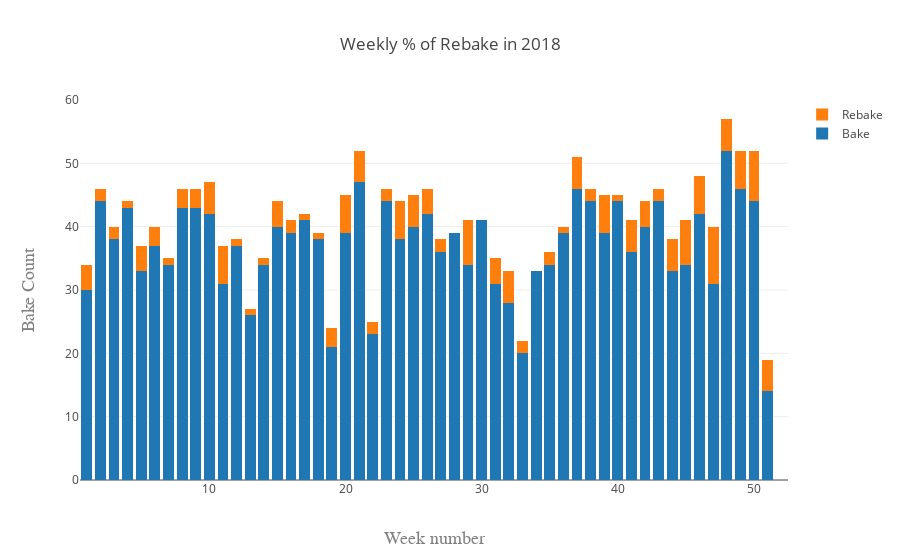

The notebook cell saved with this chart:
### Code cell
# Plot the number of rebake & normal charges per week
weeklySuccessBakeCountTrace = ply.graph_objs.Bar(x=weeklyRebakeDf['weekNumber'],
                                                 y=weeklyRebakeDf['totalBakeCount'] - weeklyRebakeDf['rebakeCount'],
                                                 name='Bake',
                                                 marker=dict(color=myColorScale['muted blue']),
                                                 )

weeklyRebakeCountTrace = ply.graph_objs.Bar(x=weeklyRebakeDf['weekNumber'],
                                            y=weeklyRebakeDf['rebakeCount'],
                                            name='Rebake',
                                            marker=dict(color=myColorScale['safety orange']),
                                            )


dataToPlot = [weeklySuccessBakeCountTrace, weeklyRebakeCountTrace]
barPlotLayout = ply.graph_objs.Layout(
    title='Weekly % of Rebake in 2018',
    xaxis=dict(
        title='Week number',
        titlefont=dict(
            family='Courier New, monospace',
            size=18,
            color='#7f7f7f'
        )
    ),
    yaxis=dict(
        title='Bake Count',
        titlefont=dict(
            family='Courier New, monospace',
            size=18,
            color='#7f7f7f'
        )
    ),
    barmode='stack'
)

fig = ply.graph_objs.Figure(data=dataToPlot, layout=barPlotLayout)

graphFilename = outputDir + 'Fours - Weekly number of BAke and Rebake.html'

if (notebookGraphingOutputs == GraphOutputOption('htmlFile')) or (notebookGraphingOutputs == GraphOutputOption('both')):
    ply.offline.plot(fig, filename=graphFilename, auto_open=GraphAutoOpenHTML)
if (notebookGraphingOutputs == GraphOutputOption('inline')) or (notebookGraphingOutputs == GraphOutputOption('both')):
    ply.offline.iplot(fig)

### Figure 1 — Plotly figure (JSON) as saved in the notebook; plotly's stock layout.template omitted (floating-point values rounded to 4 significant figures)
{"data": [{"marker": {"color": "#1f77b4"}, "name": "Bake", "type": "bar", "uid": "90fb0f23-111c-4e3e-8e67-2d0fd7b19130", "x": [1, 2, 3, 4, 5, 6, 7, 8, 9, 10, 11, 12, 13, 14, 15, 16, 17, 18, 19, 20, 21, 22, 23, 24, 25, 26, 27, 28, 29, 30, 31, 32, 33, 34, 35, 36, 37, 38, 39, 40, 41, 42, 43, 44, 45, 46, 47, 48, 49, 50, 51, 52], "y": [30, 44, 38, 43, 33, 37, 34, 43, 43, 42, 31, 37, 26, 34, 40, 39, 41, 38, 21, 39, 47, 23, 44, 38, 40, 42, 36, 39, 34, 41, 31, 28, 20, 33, 34, 39, 46, 44, 39, 44, 36, 40, 44, 33, 34, 42, 31, 52, 46, 44, 14, 0]}, {"marker": {"color": "#ff7f0e"}, "name": "Rebake", "type": "bar", "uid": "54f9d144-d4a7-4f7b-97c3-3f3ae451dc11", "x": [1, 2, 3, 4, 5, 6, 7, 8, 9, 10, 11, 12, 13, 14, 15, 16, 17, 18, 19, 20, 21, 22, 23, 24, 25, 26, 27, 28, 29, 30, 31, 32, 33, 34, 35, 36, 37, 38, 39, 40, 41, 42, 43, 44, 45, 46, 47, 48, 49, 50, 51, 52], "y": [4, 2, 2, 1, 4, 3, 1, 3, 3, 5, 6, 1, 1, 1, 4, 2, 1, 1, 3, 6, 5, 2, 2, 6, 5, 4, 2, 0, 7, 0, 4, 5, 2, 0, 2, 1, 5, 2, 6, 1, 5, 4, 2, 5, 7, 6, 9, 5, 6, 8, 5, 0]}], "layout": {"autosize": true, "barmode": "stack", "title": {"text": "Weekly % of Rebake in 2018"}, "xaxis": {"autorange": true, "range": [0.5, 52.5], "title": {"font": {"color": "#7f7f7f", "family": "Courier New, monospace", "size": 18}, "text": "Week number"}, "type": "linear"}, "yaxis": {"autorange": true, "range": [0, 60], "title": {"font": {"color": "#7f7f7f", "family": "Courier New, monospace", "size": 18}, "text": "Bake Count"}, "type": "linear"}}}
